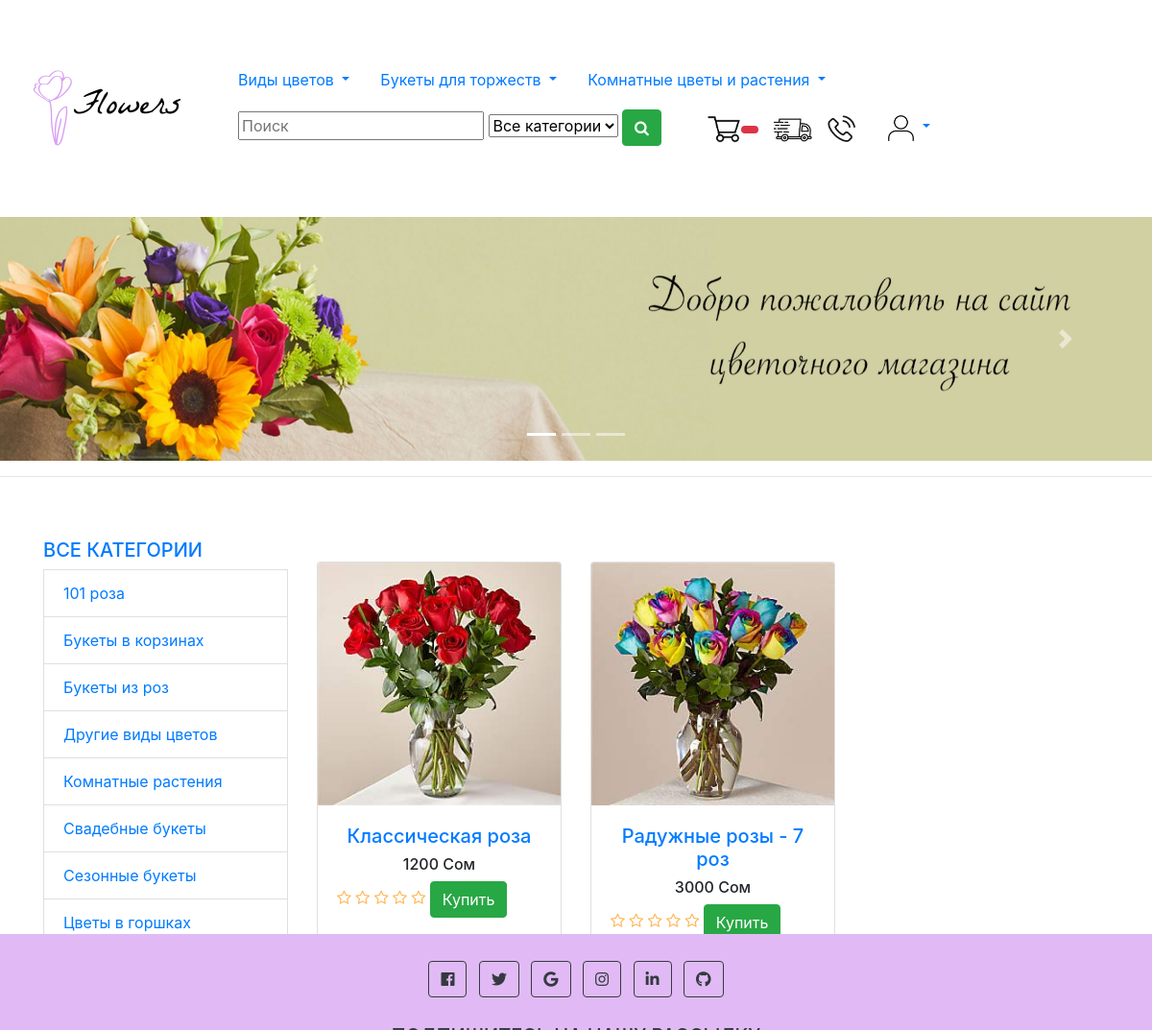
The app's page /bukety-iz-roz/ with its own data.
### mainapp/models.py (models this page shows, shortened)
class Category(models.Model):
    name = models.CharField(max_length=200, db_index=True, verbose_name='Имя категории')
    slug = models.SlugField(max_length=200, db_index=True, unique=True)
    class Meta:
        ordering = ['name']
        verbose_name = 'Категория'
        verbose_name_plural = 'Категории'
    def get_absolute_url(self):
        return reverse('mainapp:category-list', args=[self.slug])

class Product(models.Model):
    name = models.CharField(max_length=200, verbose_name="Название товара")
    category = models.ForeignKey(Category, verbose_name="Категория",on_delete=models.CASCADE)
    slug = models.SlugField(max_length=200, db_index=True)
    image = models.ImageField(upload_to='media', blank=True, verbose_name="Картинка")
    description = models.TextField(blank=True, verbose_name="Описание")
    price = models.IntegerField(default=0, verbose_name="Цена")
    stock = models.PositiveIntegerField(verbose_name="Количество в наличии")
    available = models.BooleanField(default=True, verbose_name="Доступен")
    created = models.DateTimeField(auto_now_add=True, verbose_name='Создан')
    updated = models.DateTimeField(auto_now=True, verbose_name='Обновлен')
    def averagereview(self):
        reviews = Comment.objects.filter(product=self, status='True').aggregate(average=Avg('rate'))
        avg=0
        if reviews["average"] is not None:
            avg=float(reviews["average"])
        return avg
    class Meta:
        ordering = ['name']
        index_together = [
            ['id', 'slug']
        ]
        verbose_name = 'Товар'
        verbose_name_plural = 'Товары'
    def get_absolute_url(self):
        return reverse('mainapp:product-detail', args=[self.id, self.slug])

### mainapp/views.py (the view)
# urls.py: path('', views.product_list, name='product-list'),
def product_list(request, category_slug=None):
    category = None
    categories = Category.objects.all()
    products = Product.objects.filter(available=True)
    if category_slug:
        category = get_object_or_404(Category, slug=category_slug)
        products = products.filter(category=category)
    return render(request, 'product/mainlist.html', {
        'category': category,
        'categories': categories,
        'products': products
    })

### contact/forms.py
class ContactForm(forms.ModelForm):
    class Meta:
        model = Contact
        fields = ("email",)
        widgets = {
            "email": forms.TextInput(attrs={"class": "editContent", "placeholder": "Ваш email...", 'size': 50})
        }
        labels = {
            "email": ''
        }

### cart/context_processors.py (called while the page is built)
def cart(request):
    return {'cart': Cart(request)}

### contact/templatetags/contact_tags.py (called while the page is built)
@register.inclusion_tag("contact/tags/forms.html")
def contact_form():
    return {"contact_form": ContactForm()}

### mainapp/templates/product/mainlist.html (shortened to what this page needs)
{% extends 'base.html' %}
{% load static %}
{% block content %}
<div class="container">
  <div class="row">
    <div class="col-lg-3 mt-5">
      <div class="list-group">
         <a href="{% url 'mainapp:product-list' %}"><h5 class="text-uppercase" style="text-align: left;">Все категории</h5></a>
        {% for c in categories %}
        <a href="{{ c.get_absolute_url }}" class="list-group-item">{{ c.name }}</a>
        {% endfor %}
      </div>
    </div>
    <div class="col-lg-9">
            <br>
            <br>
            <br>
      <div class="row">
        {% for product in products %}
        <div class="col-lg-4 col-md-6 mb-4">
          <div class="card h-100">
            <a href="{{ product.get_absolute_url }}"><img class="card-img-top" src="{{ product.image.url }}" alt=""></a>
            <div class="card-body">
              <h5 class="card-name" style="text-align: center;">
                <a href="{{ product.get_absolute_url }}">{{ product.name }}</a>
              </h5>
              <h6 style="text-align: center;">{{ product.price }} Сом</h6>
              <div class="product-rating">
                <i class="fa fa-star{% if product.averagereview < 1%}-o empty{% endif%}"></i>
                <i class="fa fa-star{% if product.averagereview < 2%}-o empty{% endif%}"></i>
                <i class="fa fa-star{% if product.averagereview < 3%}-o empty{% endif%}"></i>
                <i class="fa fa-star{% if product.averagereview < 4%}-o empty{% endif%}"></i>
                <i class="fa fa-star{% if product.averagereview < 5%}-o empty{% endif%}"></i>
              </div>
              <a href="{{ product.get_absolute_url }}">
                <button class="btn btn-success">Купить</button>
              </a>
            </div>
          </div>
        </div>
        {% endfor %}
      </div>
    </div>
  </div>
</div>
<br>
<br>
{% endblock content %}

### mainapp/templates/product/mainlist.html (style rules this page uses)
.product-rating { display: inline-block; }
.product-rating>i { color: #FFB656; }

### records on screen
Category: name "101 роза"
Category: name "Букеты в корзинах"
Category: name "Букеты из роз"
Category: name "Другие виды цветов"
Category: name "Комнатные растения"
Category: name "Свадебные букеты"
Category: name "Сезонные букеты"
Category: name "Цветы в горшках"
Product: image (picture), name "Классическая роза", price "1200"
Product: image (picture), name "Радужные розы - 7 роз", price "3000"
